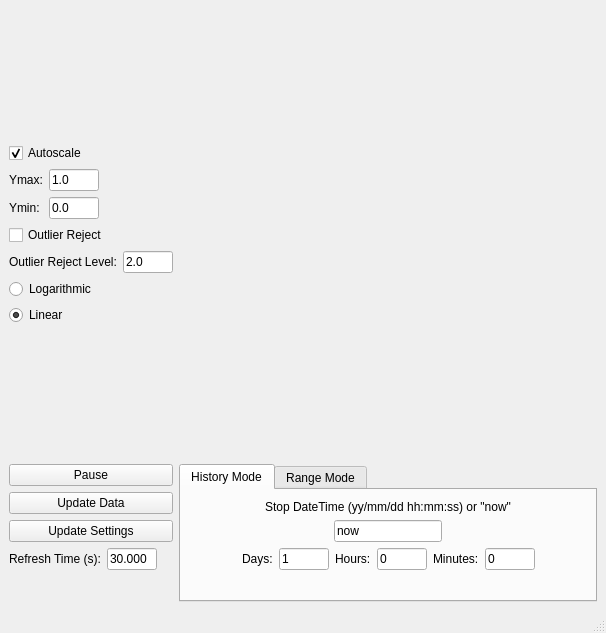
<?xml version="1.0" encoding="UTF-8"?>
<ui version="4.0">
 <class>PlotWindow</class>
 <widget class="QMainWindow" name="PlotWindow">
  <property name="geometry">
   <rect>
    <x>0</x>
    <y>0</y>
    <width>606</width>
    <height>633</height>
   </rect>
  </property>
  <property name="windowTitle">
   <string>MainWindow</string>
  </property>
  <widget class="QWidget" name="centralwidget">
   <layout class="QGridLayout" name="gridLayout">
    <item row="0" column="0">
     <layout class="QVBoxLayout" name="yscale_options_verticalLayout">
      <item>
       <spacer name="verticalSpacer">
        <property name="orientation">
         <enum>Qt::Vertical</enum>
        </property>
        <property name="sizeHint" stdset="0">
         <size>
          <width>20</width>
          <height>40</height>
         </size>
        </property>
       </spacer>
      </item>
      <item>
       <widget class="QCheckBox" name="autoscale_checkBox">
        <property name="text">
         <string>Autoscale</string>
        </property>
        <property name="checked">
         <bool>true</bool>
        </property>
       </widget>
      </item>
      <item>
       <layout class="QFormLayout" name="ylim_formLayout">
        <item row="0" column="0">
         <widget class="QLabel" name="ymax_label">
          <property name="text">
           <string>Ymax:</string>
          </property>
         </widget>
        </item>
        <item row="0" column="1">
         <widget class="QLineEdit" name="ymax_lineEdit">
          <property name="sizePolicy">
           <sizepolicy hsizetype="Fixed" vsizetype="Fixed">
            <horstretch>0</horstretch>
            <verstretch>0</verstretch>
           </sizepolicy>
          </property>
          <property name="maximumSize">
           <size>
            <width>50</width>
            <height>16777215</height>
           </size>
          </property>
          <property name="text">
           <string>1.0</string>
          </property>
         </widget>
        </item>
        <item row="1" column="0">
         <widget class="QLabel" name="ymin_label">
          <property name="text">
           <string>Ymin:</string>
          </property>
         </widget>
        </item>
        <item row="1" column="1">
         <widget class="QLineEdit" name="ymin_lineEdit">
          <property name="sizePolicy">
           <sizepolicy hsizetype="Fixed" vsizetype="Fixed">
            <horstretch>0</horstretch>
            <verstretch>0</verstretch>
           </sizepolicy>
          </property>
          <property name="maximumSize">
           <size>
            <width>50</width>
            <height>16777215</height>
           </size>
          </property>
          <property name="text">
           <string>0.0</string>
          </property>
         </widget>
        </item>
       </layout>
      </item>
      <item>
       <widget class="QCheckBox" name="outlier_checkBox">
        <property name="text">
         <string>Outlier Reject</string>
        </property>
       </widget>
      </item>
      <item>
       <layout class="QFormLayout" name="outlier_formLayout">
        <item row="0" column="0">
         <widget class="QLabel" name="outlier_reject_label">
          <property name="text">
           <string>Outlier Reject Level:</string>
          </property>
         </widget>
        </item>
        <item row="0" column="1">
         <widget class="QLineEdit" name="outlier_reject_level_lineEdit">
          <property name="sizePolicy">
           <sizepolicy hsizetype="Fixed" vsizetype="Fixed">
            <horstretch>0</horstretch>
            <verstretch>0</verstretch>
           </sizepolicy>
          </property>
          <property name="maximumSize">
           <size>
            <width>50</width>
            <height>16777215</height>
           </size>
          </property>
          <property name="text">
           <string>2.0</string>
          </property>
         </widget>
        </item>
       </layout>
      </item>
      <item>
       <widget class="QRadioButton" name="log_radioButton">
        <property name="text">
         <string>Logarithmic</string>
        </property>
        <property name="checked">
         <bool>false</bool>
        </property>
       </widget>
      </item>
      <item>
       <widget class="QRadioButton" name="lin_radioButton">
        <property name="text">
         <string>Linear</string>
        </property>
        <property name="checked">
         <bool>true</bool>
        </property>
       </widget>
      </item>
      <item>
       <spacer name="verticalSpacer_2">
        <property name="orientation">
         <enum>Qt::Vertical</enum>
        </property>
        <property name="sizeHint" stdset="0">
         <size>
          <width>20</width>
          <height>40</height>
         </size>
        </property>
       </spacer>
      </item>
     </layout>
    </item>
    <item row="1" column="0">
     <layout class="QVBoxLayout" name="plot_refresh_verticalLayout">
      <item>
       <widget class="QPushButton" name="pause_pushButton">
        <property name="text">
         <string>Pause</string>
        </property>
       </widget>
      </item>
      <item>
       <widget class="QPushButton" name="update_pushButton">
        <property name="text">
         <string>Update Data</string>
        </property>
       </widget>
      </item>
      <item>
       <widget class="QPushButton" name="settings_pushButton">
        <property name="text">
         <string>Update Settings</string>
        </property>
       </widget>
      </item>
      <item>
       <layout class="QFormLayout" name="refresh_formLayout">
        <item row="0" column="1">
         <widget class="QLineEdit" name="refresh_lineEdit">
          <property name="sizePolicy">
           <sizepolicy hsizetype="Fixed" vsizetype="Fixed">
            <horstretch>0</horstretch>
            <verstretch>0</verstretch>
           </sizepolicy>
          </property>
          <property name="maximumSize">
           <size>
            <width>50</width>
            <height>16777215</height>
           </size>
          </property>
          <property name="text">
           <string>30.000</string>
          </property>
         </widget>
        </item>
        <item row="0" column="0">
         <widget class="QLabel" name="refresh_label">
          <property name="text">
           <string>Refresh Time (s):</string>
          </property>
         </widget>
        </item>
       </layout>
      </item>
     </layout>
    </item>
    <item row="1" column="1">
     <widget class="QTabWidget" name="xscale_tabWidget">
      <property name="currentIndex">
       <number>0</number>
      </property>
      <widget class="QWidget" name="history_tab">
       <attribute name="title">
        <string>History Mode</string>
       </attribute>
       <layout class="QHBoxLayout" name="horizontalLayout">
        <item>
         <spacer name="horizontalSpacer">
          <property name="orientation">
           <enum>Qt::Horizontal</enum>
          </property>
          <property name="sizeHint" stdset="0">
           <size>
            <width>40</width>
            <height>20</height>
           </size>
          </property>
         </spacer>
        </item>
        <item>
         <layout class="QVBoxLayout" name="history_verticalLayout">
          <item>
           <layout class="QVBoxLayout" name="history_stopdate_verticalLayout">
            <item alignment="Qt::AlignHCenter">
             <widget class="QLabel" name="history_stopdate_label">
              <property name="text">
               <string>Stop DateTime (yy/mm/dd hh:mm:ss) or &quot;now&quot;</string>
              </property>
             </widget>
            </item>
            <item alignment="Qt::AlignHCenter">
             <widget class="QLineEdit" name="history_stopdate_lineEdit">
              <property name="sizePolicy">
               <sizepolicy hsizetype="Fixed" vsizetype="Fixed">
                <horstretch>0</horstretch>
                <verstretch>0</verstretch>
               </sizepolicy>
              </property>
              <property name="text">
               <string>now</string>
              </property>
             </widget>
            </item>
           </layout>
          </item>
          <item>
           <layout class="QHBoxLayout" name="history_horizontalLayout">
            <item>
             <layout class="QFormLayout" name="days_formLayout">
              <item row="0" column="0">
               <widget class="QLabel" name="days_label">
                <property name="text">
                 <string>Days:</string>
                </property>
               </widget>
              </item>
              <item row="0" column="1">
               <widget class="QLineEdit" name="days_lineEdit">
                <property name="maximumSize">
                 <size>
                  <width>50</width>
                  <height>16777215</height>
                 </size>
                </property>
                <property name="text">
                 <string>1</string>
                </property>
               </widget>
              </item>
             </layout>
            </item>
            <item>
             <layout class="QFormLayout" name="hours_formLayout">
              <item row="0" column="1">
               <widget class="QLineEdit" name="hours_lineEdit">
                <property name="maximumSize">
                 <size>
                  <width>50</width>
                  <height>16777215</height>
                 </size>
                </property>
                <property name="text">
                 <string>0</string>
                </property>
               </widget>
              </item>
              <item row="0" column="0">
               <widget class="QLabel" name="hours_label">
                <property name="text">
                 <string>Hours:</string>
                </property>
               </widget>
              </item>
             </layout>
            </item>
            <item>
             <layout class="QFormLayout" name="minutes_formLayout">
              <item row="0" column="0">
               <widget class="QLabel" name="minutes_label">
                <property name="text">
                 <string>Minutes:</string>
                </property>
               </widget>
              </item>
              <item row="0" column="1">
               <widget class="QLineEdit" name="minutes_lineEdit">
                <property name="maximumSize">
                 <size>
                  <width>50</width>
                  <height>16777215</height>
                 </size>
                </property>
                <property name="text">
                 <string>0</string>
                </property>
               </widget>
              </item>
             </layout>
            </item>
           </layout>
          </item>
         </layout>
        </item>
        <item>
         <spacer name="horizontalSpacer_2">
          <property name="orientation">
           <enum>Qt::Horizontal</enum>
          </property>
          <property name="sizeHint" stdset="0">
           <size>
            <width>40</width>
            <height>20</height>
           </size>
          </property>
         </spacer>
        </item>
       </layout>
      </widget>
      <widget class="QWidget" name="range_tab">
       <attribute name="title">
        <string>Range Mode</string>
       </attribute>
       <layout class="QVBoxLayout" name="verticalLayout_6">
        <item alignment="Qt::AlignHCenter">
         <widget class="QLabel" name="range_startdate_label">
          <property name="text">
           <string>Start Time (yy/mm/dd hh:mm:ss)</string>
          </property>
         </widget>
        </item>
        <item alignment="Qt::AlignHCenter">
         <widget class="QLineEdit" name="range_startdate_lineEdit"/>
        </item>
        <item alignment="Qt::AlignHCenter">
         <widget class="QLabel" name="range_stopdate_label">
          <property name="text">
           <string>Stop Time (yy/mm/dd hh:mm:ss) or &quot;now&quot;</string>
          </property>
         </widget>
        </item>
        <item alignment="Qt::AlignHCenter">
         <widget class="QLineEdit" name="range_stopdate_lineEdit"/>
        </item>
       </layout>
      </widget>
     </widget>
    </item>
    <item row="0" column="1">
     <widget class="PlotWidget" name="plotwidget" native="true">
      <property name="sizePolicy">
       <sizepolicy hsizetype="Preferred" vsizetype="Preferred">
        <horstretch>1</horstretch>
        <verstretch>1</verstretch>
       </sizepolicy>
      </property>
      <property name="minimumSize">
       <size>
        <width>400</width>
        <height>400</height>
       </size>
      </property>
     </widget>
    </item>
   </layout>
  </widget>
  <widget class="QMenuBar" name="menubar">
   <property name="geometry">
    <rect>
     <x>0</x>
     <y>0</y>
     <width>606</width>
     <height>26</height>
    </rect>
   </property>
  </widget>
  <widget class="QStatusBar" name="statusbar"/>
 </widget>
 <customwidgets>
  <customwidget>
   <class>PlotWidget</class>
   <extends>QWidget</extends>
   <header>plotwidget</header>
   <container>1</container>
  </customwidget>
 </customwidgets>
 <resources/>
 <connections/>
</ui>
